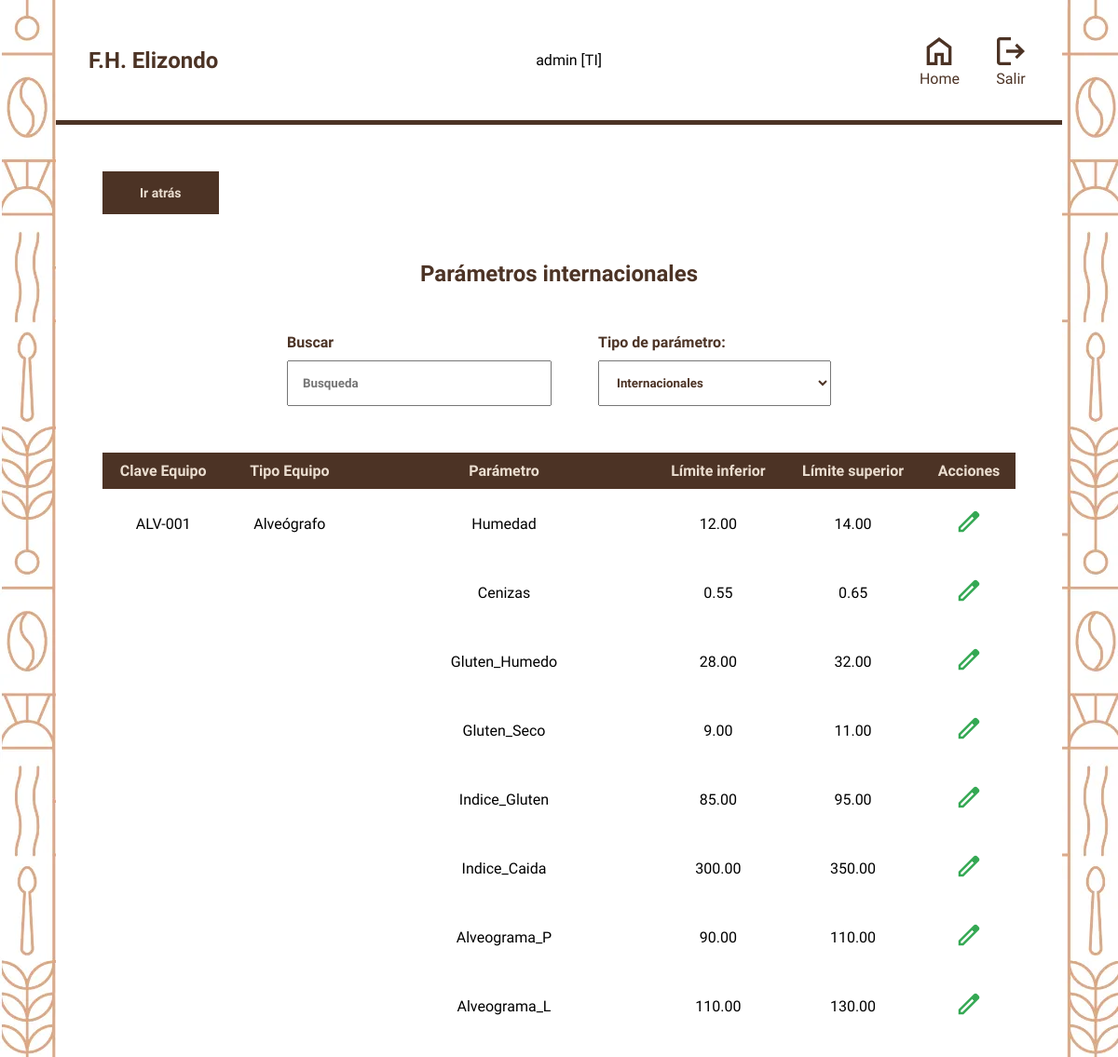
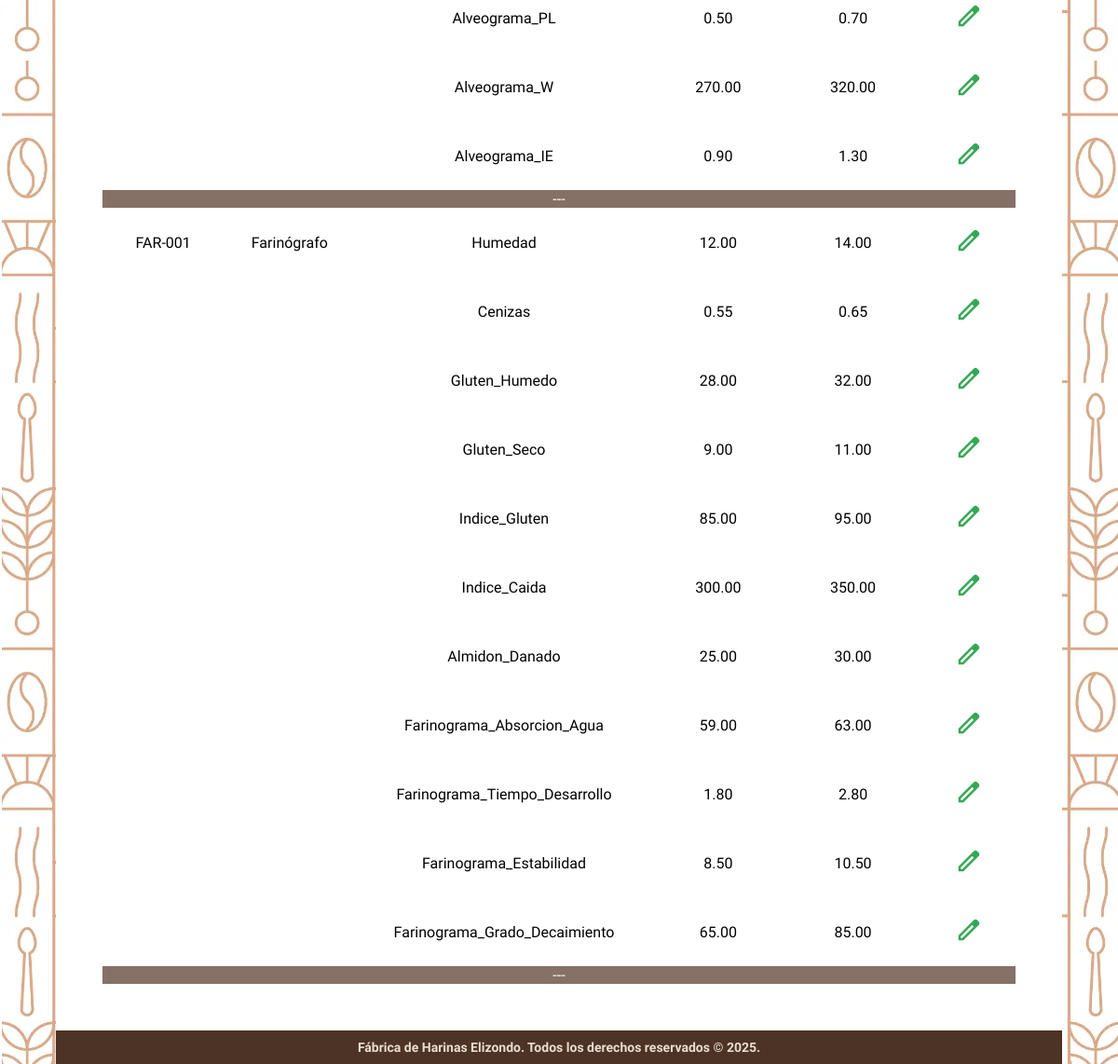
Screenshot of /modulos/parametros.php?tipo=internacionales (signed in) with the database file from the repository (2 pictures, top to bottom).
### tables this page shows
CREATE TABLE Parametros (
    id_parametro INT PRIMARY KEY AUTO_INCREMENT,
    id_equipo INT,
    id_cliente INT,
    nombre_parametro ENUM(
        'Humedad',
        'Cenizas',
        'Gluten_Humedo',
        'Gluten_Seco',
        'Indice_Gluten',
        'Indice_Caida',
        'Almidon_Danado',
        'Alveograma_P',
        'Alveograma_L',
        'Alveograma_PL',
        'Alveograma_W',
        'Alveograma_IE',
        'Farinograma_Absorcion_Agua',
        'Farinograma_Tiempo_Desarrollo',
        'Farinograma_Estabilidad',
        'Farinograma_Grado_Decaimiento'
    ) NOT NULL,
    lim_Superior DECIMAL(10, 2) NOT NULL,
    lim_Inferior DECIMAL(10, 2) NOT NULL,
    FOREIGN KEY (id_equipo) REFERENCES Equipos_Laboratorio(id_equipo),
    FOREIGN KEY (id_cliente) REFERENCES Clientes(id_cliente),
    CHECK (
        (
            id_cliente IS NOT NULL
            AND id_equipo IS NULL
        )
        OR (
            id_cliente IS NULL
            AND id_equipo IS NOT NULL
        )
    )
);

CREATE TABLE Equipos_Laboratorio (
    id_equipo INT PRIMARY KEY AUTO_INCREMENT,
    id_responsable INT NOT NULL,
    clave VARCHAR(50) UNIQUE NOT NULL,
    tipo_equipo ENUM('Alveógrafo', 'Farinógrafo') NOT NULL,
    marca VARCHAR(50),
    modelo VARCHAR(50),
    serie VARCHAR(59) UNIQUE NOT NULL,
    desc_larga VARCHAR(300),
    desc_corta VARCHAR(50) NOT NULL,
    proveedor VARCHAR(50),
    fecha_adquisicion DATE,
    garantia VARCHAR(50) UNIQUE,
    vencimiento_garantia DATE,
    ubicacion VARCHAR(100),
    estado ENUM('Activo', 'Inactivo', 'Baja') NOT NULL DEFAULT 'Activo',
    FOREIGN KEY (id_responsable) REFERENCES Usuarios(id_usuario)
);

### modulos/parametros.php (the view, shortened to what this page needs)
<?php
$filtro = $_GET['tipo'];
?>
<!DOCTYPE html>
<html lang="en">
<head>
    <link rel="stylesheet" href="../styles.css">
    <link rel="stylesheet" href="../css/menu.css">
</head>
<body>
    <main class="contenedor hoja">
        <?php include '../includes/header.php'; ?>
        <div class="contenedor__modulo">
            <a href="../menu.php" class="atras">Ir atrás</a>
            <h2 class="heading">Parámetros <?php echo $filtro; ?></h2>
            <div class="controles">
                <div class="buscador">
                    <h4 class="buscador__label">Buscar</h4>
                    <input type="text" id="searchBar" class="buscador__input" placeholder="Busqueda">
                </div>
                <div class="ordenar">
                    <h4 class="ordenar__label">Tipo de parámetro:</h4>
                    <select name="orden" id="filtroParam" class="ordenar__select">
                        <option value="internacionales" <?= ($filtro === 'internacionales') ? 'selected' : '' ?>>
                            Internacionales</option>
                    </select>
                </div>
            </div>
            <table class="tabla">
                <thead>
                    <tr class="tabla__encabezado">
                        <th><?php echo ($filtro === 'internacionales') ? 'Clave Equipo' : 'ID Cliente'; ?></th>
                        <th><?php echo ($filtro === 'internacionales') ? 'Tipo Equipo' : 'Cliente'; ?></th>
                        <th>Parámetro</th>
                        <th>Límite inferior</th>
                        <th>Límite superior</th>
                        <th>Acciones</th>
                    </tr>
                </thead>
                <tbody>
                    <?php
                    require '../config/conn.php';
                    $tabla = 'equipos_laboratorio';
                    $tipo_param = 'id_equipo';
                    if ($filtro === 'internacionales') {
                        $sql_id = "SELECT
                P.id_parametro,
                P.nombre_parametro,
                P.lim_Superior,
                P.lim_Inferior,
                A.clave AS origen,
                A.tipo_equipo AS tipo,
                A.id_equipo AS id
            FROM parametros P
            LEFT JOIN equipos_laboratorio A ON A.id_equipo = P.id_equipo
            WHERE P.id_equipo = :id";
                        $sql = "SELECT DISTINCT id_equipo FROM parametros";
                    }
                    $stmt = $pdo->prepare($sql);
                    $stmt->execute();
                    while ($id = $stmt->fetch(PDO::FETCH_ASSOC)) {
                        $valor_id = $id[$tipo_param];
                        $stmt_inner = $pdo->prepare($sql_id);
                        $stmt_inner->bindValue(':id', $valor_id, PDO::PARAM_INT);
                        $stmt_inner->execute();
                        $parametros = $stmt_inner->fetchAll(PDO::FETCH_ASSOC);
                        if (!empty($parametros)) {
                            $origen = htmlspecialchars($parametros[0][($filtro === 'internacionales') ? 'origen' : 'id']);
                            $tipo = htmlspecialchars($parametros[0][($filtro === 'internacionales') ? 'tipo' : 'origen']);
                            $primera = true;
                            foreach ($parametros as $parametro) {
                                echo '<tr class="tabla__fila">';
                                if ($primera) {
                                    echo '<td>' . $origen . '</td>';
                                    echo '<td>' . $tipo . '</td>';
                                    $primera = false;
                                } else {
                                    echo '<td class = "oculto">' . $origen . '</td>';
                                    echo '<td class = "oculto">' . $tipo . '</td>';
                                }
                                echo '<td>' . htmlspecialchars($parametro['nombre_parametro']) . '</td>';
                                echo '<td>' . htmlspecialchars($parametro['lim_Inferior']) . '</td>';
                                echo '<td>' . htmlspecialchars($parametro['lim_Superior']) . '</td>';
                                echo '<td class="tabla__botones">';
                                echo '<a href="parametrosform.php?id=' . $parametro['id_parametro'] . '&ow=' . $tabla . '">
                  <img src="../img/edit.svg" alt="Editar" class="tabla__boton"></a>';
                                echo '</td>';
                                echo '</tr>';
                            }
                            echo '<tr class="tabla__fila--sep"><td colspan="6" class="separador">---</td></tr>';
                        }
                    }
                    ?>
                </tbody>
            </table>
        </div>
        <?php include '../includes/footer.php'; ?>
    </main>
</body>
</html>

### includes/header.php (shortened to what this page needs)
<header class="header">
    <h2 class="header__logo">
        F.H. Elizondo
    </h2>
    <p><?php echo $_SESSION["username"] . ' [' . $_SESSION["rol"]  . ']'?></p>
    <nav class="header__nav">
        <a href="/fabrica-harinas/menu.php" class="header__btn">
            <img class="header__icono" src="/fabrica-harinas/img/home.svg" alt="Home">
            <p class="header__textoicono">Home</p>
        </a>
        <a href="/fabrica-harinas/config/logout.php" class="header__btn">
            <img class="header__icono" src="/fabrica-harinas/img/exit.svg" alt="Home">
            <p class="header__textoicono">Salir</p>
        </a>
    </nav>
</header>

### includes/footer.php
<footer>
    <div class="footer">
        <p class="footer__texto">Fábrica de Harinas Elizondo. Todos los derechos reservados &copy; 2025.</p>
    </div>
</footer>

### styles.css (style rules this page uses)
:root { --colorPrimario: #EBDED0; --blanco: #FFFFFF; --colorSecundario: #4c3325; --fuenteHeading: "Domine", serif; --fuenteBody: "Lexend", serif; }
.contenedor { max-width: 1200px; width: 90%; margin: 0 auto; }
html { box-sizing: border-box; }
* { margin: 0; padding: 0; }
a { text-decoration: none; color: var(--colorSecundario); }
img { max-width: 100%; }
body { background-image: url(img/bg-login.webp); font-family: var(--fuenteBody); }
h1, h2, h3, h4 { font-family: var(--fuenteHeading); font-weight: bold; color: var(--colorSecundario); }
.header { padding: 35px; display: flex; align-items: center; justify-content: space-between; border-bottom: 5px solid var(--colorSecundario); }
.header__logo { font-weight: bold; font-size: 24px; }
.header__nav { display: flex; align-items: center; gap: 15px; }
@media screen and (min-width: 768px) { .header__nav { gap: 35px; } }
.header__icono { width: 40px; height: 40px; color: var(--colorSecundario); }
.header__textoicono { text-align: center; }
.header__btn { transition: 0.4s all; display: flex; flex-direction: column; align-items: center; }
.footer { background-color: var(--colorSecundario); text-align: center; padding: 10px; color: var(--colorPrimario); font-weight: bold; font-size: 14px; }
.contenedor__modulo { padding: 50px; }
.heading { text-align: center; margin: 20px 0; }
.controles { display: flex; align-items: center; justify-content: center; gap: 50px; margin: 50px 0; }
.buscador__label, .ordenar__label { margin-bottom: 10px; }
.buscador__input, .ordenar__select { font-family: inherit; padding: 15px; min-width: 250px; color: var(--colorSecundario); font-weight: bold; }
.tabla { width: 100%; border-collapse: collapse; }
.tabla__encabezado { background-color: var(--colorSecundario); color: var(--colorPrimario); }
.tabla__encabezado th { padding: 10px; }
.tabla__fila td { padding: 20px; text-align: center; vertical-align: middle; }
.tabla__fila--sep td { background-color: #857166; text-align: center; vertical-align: middle; color: white; }
.tabla__boton { height: 30px; cursor: pointer; }
.atras { background-color: var(--colorSecundario); color: var(--colorPrimario); font-weight: bold; padding: 15px 40px; font-size: 14px; display: inline-block; margin-bottom: 30px; }

### css/menu.css (style rules this page uses)
:root { --colorPrimario: #EBDED0; --blanco: #FFFFFF; --colorSecundario: #4c3325; --fuenteHeading: "Domine", serif; --fuenteBody: "Lexend", serif; }
.hoja { background-color: var(--blanco); }

### rows the page displays
parametros: id_equipo.clave "ALV-001", id_equipo.tipo_equipo "Alveógrafo", nombre_parametro "Humedad", lim_Inferior "12.00", lim_Superior "14.00"
parametros: nombre_parametro "Cenizas", lim_Inferior "0.55", lim_Superior "0.65"
parametros: nombre_parametro "Gluten_Humedo", lim_Inferior "28.00", lim_Superior "32.00"
parametros: nombre_parametro "Gluten_Seco", lim_Inferior "9.00", lim_Superior "11.00"
parametros: nombre_parametro "Indice_Gluten", lim_Inferior "85.00", lim_Superior "95.00"
parametros: nombre_parametro "Indice_Caida", lim_Inferior "300.00", lim_Superior "350.00"
parametros: nombre_parametro "Alveograma_P", lim_Inferior "90.00", lim_Superior "110.00"
parametros: nombre_parametro "Alveograma_L", lim_Inferior "110.00", lim_Superior "130.00"
parametros: nombre_parametro "Alveograma_PL", lim_Inferior "0.50", lim_Superior "0.70"
parametros: nombre_parametro "Alveograma_W", lim_Inferior "270.00", lim_Superior "320.00"
parametros: nombre_parametro "Alveograma_IE", lim_Inferior "0.90", lim_Superior "1.30"
parametros: id_equipo.clave "FAR-001", id_equipo.tipo_equipo "Farinógrafo", nombre_parametro "Humedad", lim_Inferior "12.00", lim_Superior "14.00"
parametros: nombre_parametro "Cenizas", lim_Inferior "0.55", lim_Superior "0.65"
parametros: nombre_parametro "Gluten_Humedo", lim_Inferior "28.00", lim_Superior "32.00"
parametros: nombre_parametro "Gluten_Seco", lim_Inferior "9.00", lim_Superior "11.00"
parametros: nombre_parametro "Indice_Gluten", lim_Inferior "85.00", lim_Superior "95.00"
parametros: nombre_parametro "Indice_Caida", lim_Inferior "300.00", lim_Superior "350.00"
parametros: nombre_parametro "Almidon_Danado", lim_Inferior "25.00", lim_Superior "30.00"
parametros: nombre_parametro "Farinograma_Absorcion_Agua", lim_Inferior "59.00", lim_Superior "63.00"
parametros: nombre_parametro "Farinograma_Tiempo_Desarrollo", lim_Inferior "1.80", lim_Superior "2.80"
parametros: nombre_parametro "Farinograma_Estabilidad", lim_Inferior "8.50", lim_Superior "10.50"
parametros: nombre_parametro "Farinograma_Grado_Decaimiento", lim_Inferior "65.00", lim_Superior "85.00"

### other values shown
$_SESSION["username"] "admin"
$_SESSION["rol"] "TI"
$filtro "internacionales"
